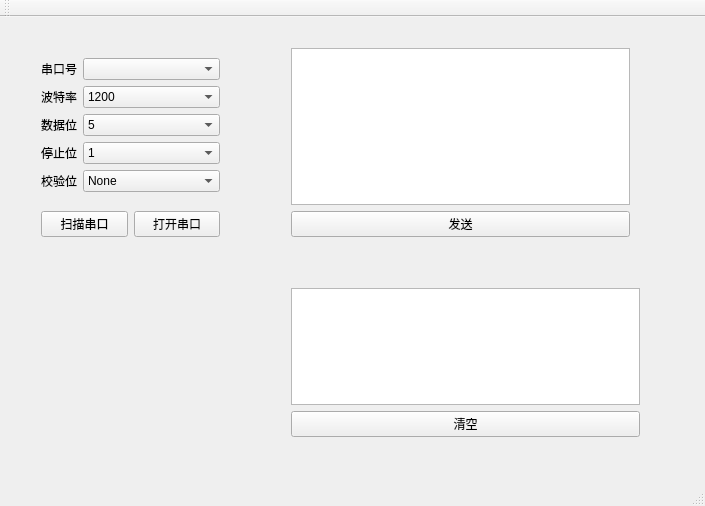
<?xml version="1.0" encoding="UTF-8"?>
<ui version="4.0">
 <class>MainWindow</class>
 <widget class="QMainWindow" name="MainWindow">
  <property name="geometry">
   <rect>
    <x>0</x>
    <y>0</y>
    <width>705</width>
    <height>506</height>
   </rect>
  </property>
  <property name="windowTitle">
   <string>MainWindow</string>
  </property>
  <widget class="QWidget" name="centralWidget">
   <widget class="QWidget" name="layoutWidget">
    <property name="geometry">
     <rect>
      <x>30</x>
      <y>30</y>
      <width>201</width>
      <height>201</height>
     </rect>
    </property>
    <layout class="QGridLayout" name="gridLayout_2">
     <item row="0" column="0">
      <layout class="QFormLayout" name="formLayout">
       <item row="0" column="0">
        <widget class="QLabel" name="label">
         <property name="text">
          <string>串口号</string>
         </property>
        </widget>
       </item>
       <item row="0" column="1">
        <widget class="QComboBox" name="comboBox_portnum"/>
       </item>
       <item row="1" column="0">
        <widget class="QLabel" name="label_2">
         <property name="text">
          <string>波特率</string>
         </property>
        </widget>
       </item>
       <item row="1" column="1">
        <widget class="QComboBox" name="comboBox_baudrate">
         <item>
          <property name="text">
           <string>1200</string>
          </property>
         </item>
         <item>
          <property name="text">
           <string>2400</string>
          </property>
         </item>
         <item>
          <property name="text">
           <string>4800</string>
          </property>
         </item>
         <item>
          <property name="text">
           <string>9600</string>
          </property>
         </item>
         <item>
          <property name="text">
           <string>19200</string>
          </property>
         </item>
         <item>
          <property name="text">
           <string>38400</string>
          </property>
         </item>
         <item>
          <property name="text">
           <string>57600</string>
          </property>
         </item>
         <item>
          <property name="text">
           <string>115200</string>
          </property>
         </item>
        </widget>
       </item>
       <item row="2" column="0">
        <widget class="QLabel" name="label_4">
         <property name="text">
          <string>数据位</string>
         </property>
        </widget>
       </item>
       <item row="2" column="1">
        <widget class="QComboBox" name="comboBox_databit">
         <item>
          <property name="text">
           <string>5</string>
          </property>
         </item>
         <item>
          <property name="text">
           <string>6</string>
          </property>
         </item>
         <item>
          <property name="text">
           <string>7</string>
          </property>
         </item>
         <item>
          <property name="text">
           <string>8</string>
          </property>
         </item>
        </widget>
       </item>
       <item row="3" column="0">
        <widget class="QLabel" name="label_3">
         <property name="text">
          <string>停止位</string>
         </property>
        </widget>
       </item>
       <item row="3" column="1">
        <widget class="QComboBox" name="comboBox_stopbit">
         <item>
          <property name="text">
           <string>1</string>
          </property>
         </item>
         <item>
          <property name="text">
           <string>1.5</string>
          </property>
         </item>
         <item>
          <property name="text">
           <string>2</string>
          </property>
         </item>
        </widget>
       </item>
       <item row="4" column="0">
        <widget class="QLabel" name="label_5">
         <property name="text">
          <string>校验位</string>
         </property>
        </widget>
       </item>
       <item row="4" column="1">
        <widget class="QComboBox" name="comboBox_checkbit">
         <item>
          <property name="text">
           <string>None</string>
          </property>
         </item>
         <item>
          <property name="text">
           <string>Odd</string>
          </property>
         </item>
         <item>
          <property name="text">
           <string>Even</string>
          </property>
         </item>
        </widget>
       </item>
      </layout>
     </item>
     <item row="1" column="0">
      <layout class="QGridLayout" name="gridLayout">
       <item row="0" column="0">
        <widget class="QPushButton" name="Button_portscan">
         <property name="text">
          <string>扫描串口</string>
         </property>
        </widget>
       </item>
       <item row="0" column="1">
        <widget class="QPushButton" name="Button_portopen">
         <property name="text">
          <string>打开串口</string>
         </property>
        </widget>
       </item>
      </layout>
     </item>
    </layout>
   </widget>
   <widget class="QWidget" name="verticalLayoutWidget">
    <property name="geometry">
     <rect>
      <x>280</x>
      <y>20</y>
      <width>361</width>
      <height>211</height>
     </rect>
    </property>
    <layout class="QVBoxLayout" name="verticalLayout">
     <item>
      <widget class="QTextEdit" name="textEdit"/>
     </item>
     <item>
      <widget class="QPushButton" name="Button_send">
       <property name="text">
        <string>发送</string>
       </property>
      </widget>
     </item>
    </layout>
   </widget>
   <widget class="QWidget" name="verticalLayoutWidget_2">
    <property name="geometry">
     <rect>
      <x>280</x>
      <y>260</y>
      <width>371</width>
      <height>171</height>
     </rect>
    </property>
    <layout class="QVBoxLayout" name="verticalLayout_2">
     <item>
      <widget class="QTextBrowser" name="textBrowser"/>
     </item>
     <item>
      <widget class="QPushButton" name="Button_clean">
       <property name="text">
        <string>清空</string>
       </property>
      </widget>
     </item>
    </layout>
   </widget>
  </widget>
  <widget class="QMenuBar" name="menuBar">
   <property name="geometry">
    <rect>
     <x>0</x>
     <y>0</y>
     <width>705</width>
     <height>25</height>
    </rect>
   </property>
  </widget>
  <widget class="QToolBar" name="mainToolBar">
   <attribute name="toolBarArea">
    <enum>TopToolBarArea</enum>
   </attribute>
   <attribute name="toolBarBreak">
    <bool>false</bool>
   </attribute>
  </widget>
  <widget class="QStatusBar" name="statusBar"/>
 </widget>
 <layoutdefault spacing="6" margin="11"/>
 <resources/>
 <connections/>
</ui>
